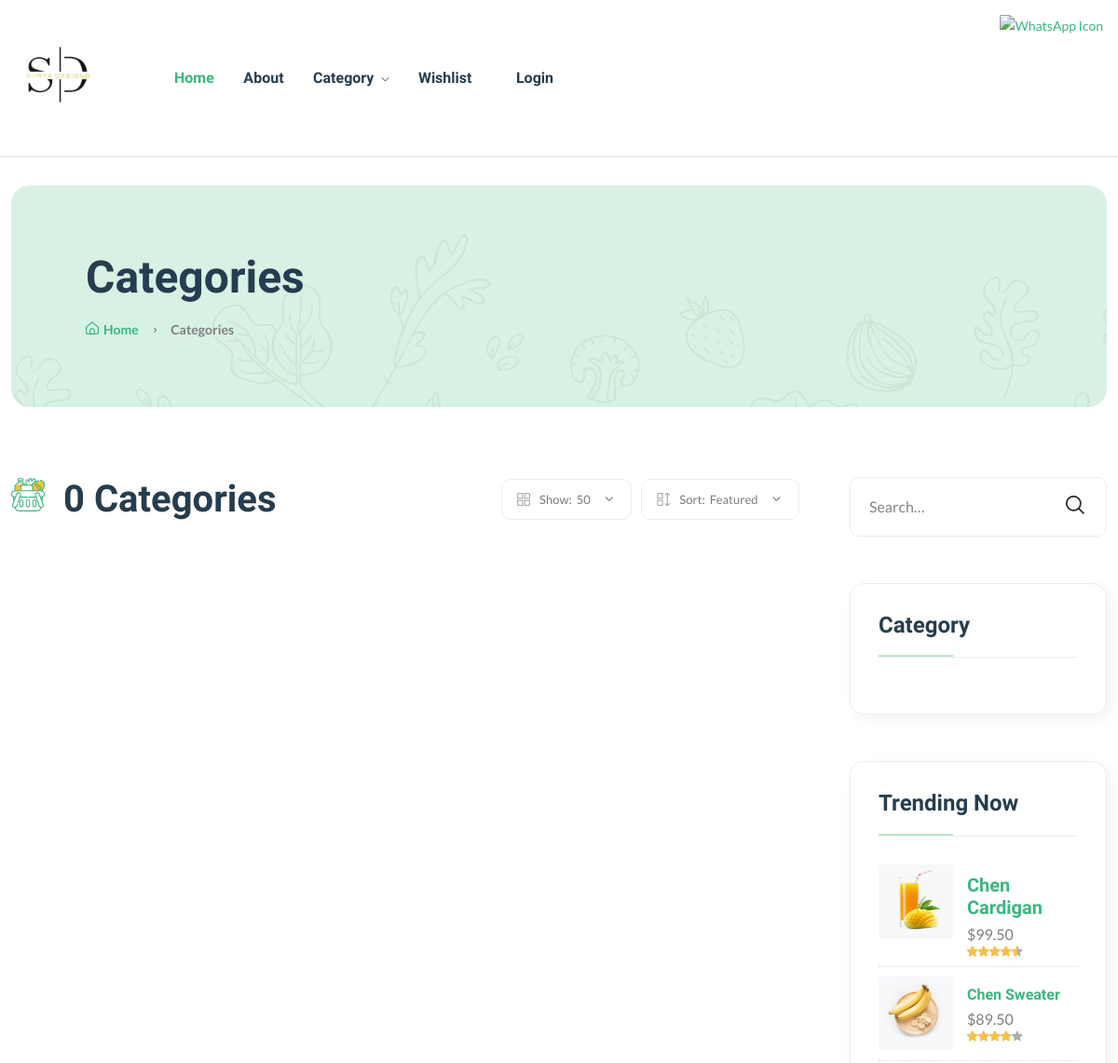
Page /category/ (upper part) on the earlier database version.
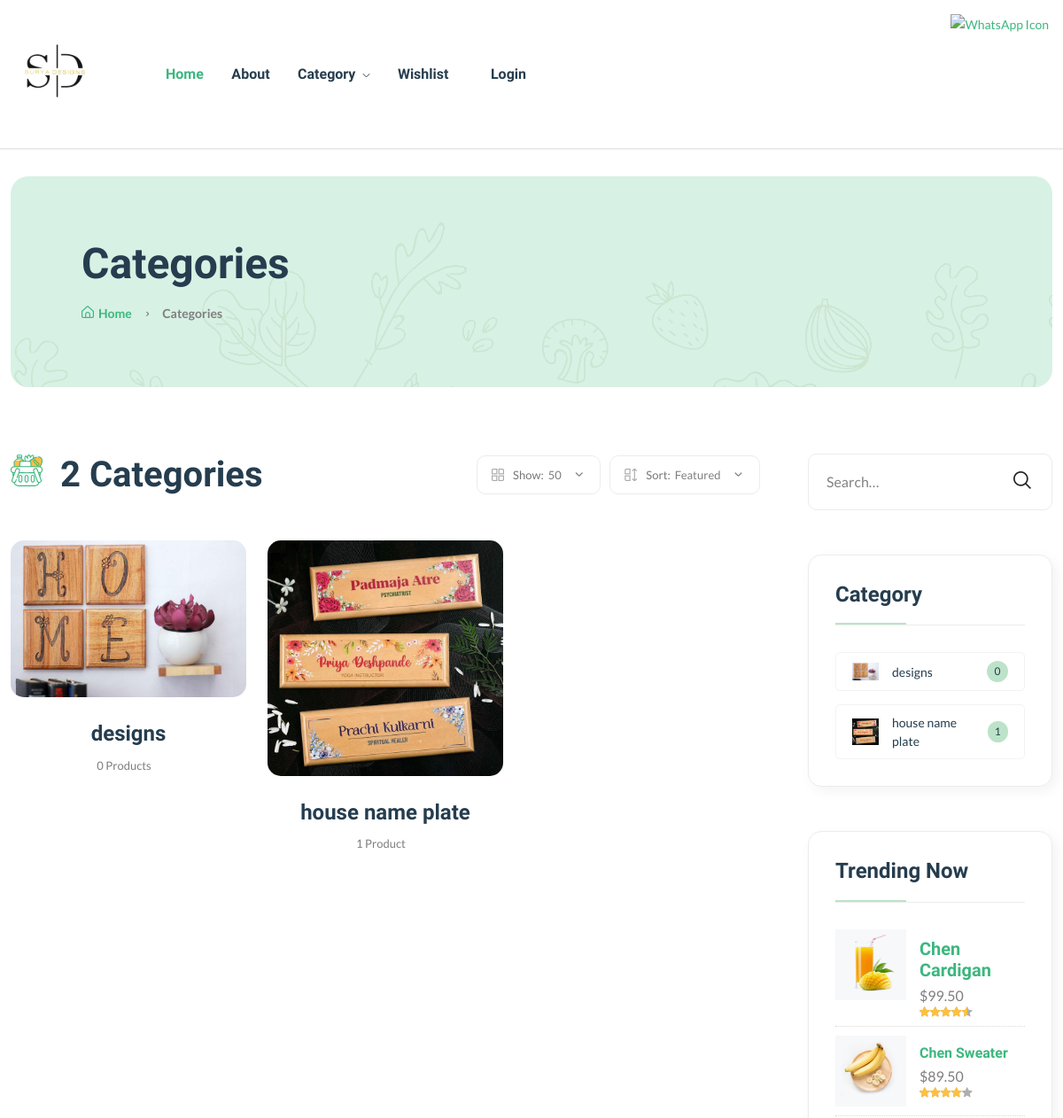
Same page on the later database version.
### app/models.py (models this page shows, shortened)
class Category(models.Model):
    cid = ShortUUIDField(unique=True, length=10, max_length=20,prefix = "cat",alphabet="abcdefgh12345")
    title = models.CharField(max_length=100,default="designs")
    image = models.ImageField(upload_to="category" , default="category.jpg")
    id = models.AutoField(primary_key=True)
    class Meta:
        verbose_name_plural = "Categories"

### app/views.py (the view)
# urls.py: path('category/', views.category_list_view, name='category_list'),
def category_list_view(request):
     categories = Category.objects.all().annotate()
     context = {
          "categories":categories
     }
     return render(request, "core/category_list.html",context)

### app/context_processor.py (called while the page is built)
def default(request):
    categories = Category.objects.all()
    return {
        'categories': categories
    }

### app/templates/core/category_list.html (shortened to what the changed rows need)
{% extends 'partials/base.html' %}
{% load static %}
{% block content %}
    <main class="main">
        <div class="page-header mt-30 mb-75">
            <div class="container">
                <div class="archive-header">
                    <div class="row align-items-center">
                        <div class="col-xl-3">
                            <h1 class="mb-15">Categories</h1>
                        </div>
                    </div>
                </div>
            </div>
        </div>
        <div class="page-content mb-50">
            <div class="container">
                <div class="row">
                    <div class="col-lg-9">
                        <div class="shop-product-fillter mb-50 pr-30">
                            <div class="totall-product">
                                <h2>
                                    <img class="w-36px mr-10" src="assets/imgs/theme/icons/category-1.svg" alt="" />
                                    {{ categories.count }} Categories
                                </h2>
                            </div>
                        </div>
                        <div class="loop-grid pr-30">
                            <div class="row">
                                {% for c in categories %}
                                <article class="col-xl-4 col-lg-6 col-md-6 text-center hover-up mb-30 animated">
                                    <div class="post-thumb">
                                        <a href="{% url 'category_product_list' c.cid %}">
                                            <img class="border-radius-15" src="{{ c.image.url }}" alt="" />
                                        </a>
                                    </div>
                                    <div class="entry-content-2">
                                        <h4 class="post-title mb-15">
                                            <a href="{% url 'category_product_list' c.cid %}">{{ c.title }}</a>
                                        </h4>
                                        <div class="entry-meta font-xs color-grey mt-10 pb-10">
                                            <div>
                                                <span class="hit-count mr-10">{{ c.category.count }} Product{{ c.category.count|pluralize }}</span>
                                            </div>
                                        </div>
                                    </div>
                                </article>
                                {% endfor %}
                            </div>
                        </div>
                    </div>
                    <div class="col-lg-3 primary-sidebar sticky-sidebar">
                        <div class="widget-area">
                            <div class="sidebar-widget widget-category-2 mb-50">
                                <ul>
                                    {% for c in categories %}
                                    <li>
                                        <a href="shop-grid-right.html"> <img src="{{ c.image.url }}" alt="" />{{ c.title }}</a><span class="count">{{ c.category.count }}</span>
                                    </li>
                                   {% endfor %}
                                </ul>
                            </div>
                        </div>
                    </div>
                </div>
            </div>
        </div>
    </main>
{% endblock content %}

Differences in the rows shown:
added Category: image (picture), title "designs", category.count "0"
added Category: image (picture), title "house name plate", category.count "1"
Other differences:
{{ categories.count }}: "0" → "2"
